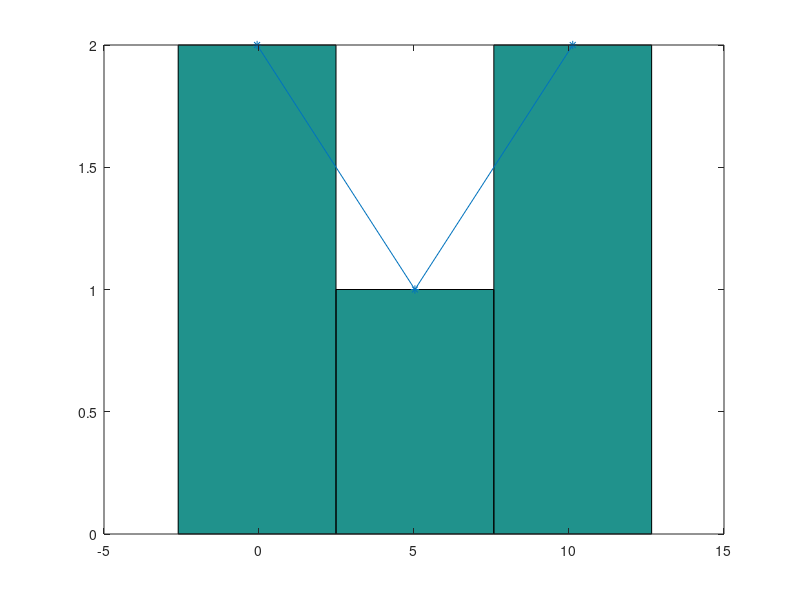

Reproduce this figure in MATLAB. (Note: this script raises an error after producing the figure.)
# Problema 1
mu = input("Parametrul mu = ");
sigma = input("Parametrul sigma = ");
N = input("Parametrul N = ");

x = zeros(1, N);

for i = 1 : N
  x(i) = normrnd (mu, sigma);
endfor

x = sort(x);

x_min = min(x);
x_max = max(x);

n = fix(1+10*log10(N)/3);

d = (x_max - x_min)/n;

c = zeros(1, n+1);
for i = 1 : n+1
  c(i) = x_min + (i - 1)*d;
endfor

[f, middle] =hist(x, n);

printf("Nr. |        Clasa       | Frecv abs | Mijl cls | Frecv rel \n");
printf("----------------------------------------------------------- \n");
for i = 1 : n-1
  printf("%3d | [%7.4f, %7.4f) | %9d | %8.4f | %5.4f \n", i, c(i), c(i + 1), f(i), middle(i), f(i)/N);
endfor
printf("%3d | [%7.4f, %7.4f) | %9d | %8.4f | %5.4f \n", n, c(n), c(n + 1), f(n), middle(n), f(n)/N);
printf("\n");

f1 = figure('Name', 'Graphs');
hist(x, n);
hold on;
plot(middle, f, '*-');

medie_aritm = mean(x);
medie_geom = geomean(x);
medie_armon = harmmean(x);
printf("Media Aritmetica: %d, Media Geometrica: %d, Media Armonica: %d\n", medie_aritm, medie_geom, medie_armon);

mediana = median(x);
printf("Mediana: %d\n", mediana);

i = find(f == max(f));
mod = middle(i);
printf("Mod: %d\n", mod);

cuart1 = prctile(x, 25);
cuart2 = prctile(x, 50);
cuart3 = prctile(x, 75);
printf("Cuartila 1: %d, 2: %d, 3: %d\n", cuart1, cuart2, cuart3);

disp = var(x);
abatarea_standard = std(x);
printf("Dispersia: %d, Abaterea Standard: %d\n", disp, abatarea_standard);

mom1 = moment(x, 1);
mom2 = moment(x, 2);
mom3 = moment(x, 3);
mom4 = moment(x, 4);
printf("Moment centrat de ordin 1: %d, 2: %d, 3: %d, 4: %d\n", mom1, mom2, mom3, mom4);

# Problema 2
a = input("Parametrul a = ");
b = input("Parametrul b = ");
N = input("Parametrul N = ");

x = zeros(1, N);

for i = 1 : N
  x(i) = unifrnd(a, b);
endfor

x = sort(x);

x_min = min(x);
x_max = max(x);

n = fix(1+10*log10(N)/3);

d = (x_max - x_min)/n;

c = zeros(1, n+1);
for i = 1 : n+1
  c(i) = x_min + (i - 1)*d;
endfor

[f, middle] =hist(x, n);

printf("Nr. |        Clasa       | Frecv abs | Mijl cls | Frecv rel \n");
printf("----------------------------------------------------------- \n");
for i = 1 : n-1
  printf("%3d | [%7.4f, %7.4f) | %9d | %8.4f | %5.4f \n", i, c(i), c(i + 1), f(i), middle(i), f(i)/N);
endfor
printf("%3d | [%7.4f, %7.4f) | %9d | %8.4f | %5.4f \n", n, c(n), c(n + 1), f(n), middle(n), f(n)/N);
printf("\n");

f1 = figure('Name', 'Graphs');
hist(x, n);
hold on;
plot(middle, f, '*-');

medie_aritm = mean(x);
medie_geom = geomean(x);
medie_armon = harmmean(x);
printf("Media Aritmetica: %d, Media Geometrica: %d, Media Armonica: %d\n", medie_aritm, medie_geom, medie_armon);

mediana = median(x);
printf("Mediana: %d\n", mediana);

i = find(f == max(f));
mod = middle(i);
printf("Mod: %d\n", mod);

cuart1 = prctile(x, 25);
cuart2 = prctile(x, 50);
cuart3 = prctile(x, 75);
printf("Cuartila 1: %d, 2: %d, 3: %d\n", cuart1, cuart2, cuart3);

disp = var(x);
abatarea_standard = std(x);
printf("Dispersia: %d, Abaterea Standard: %d\n", disp, abatarea_standard);

mom1 = moment(x, 1);
mom2 = moment(x, 2);
mom3 = moment(x, 3);
mom4 = moment(x, 4);
printf("Moment centrat de ordin 1: %d, 2: %d, 3: %d, 4: %d\n", mom1, mom2, mom3, mom4);

# Problema 3
mu = input("Parametrul mu = ");
N = input("Parametrul N = ");

x = zeros(1, N);

for i = 1 : N
  x(i) = exprnd(mu);
endfor

x = sort(x);

x_min = min(x);
x_max = max(x);

n = fix(1+10*log10(N)/3);

d = (x_max - x_min)/n;

c = zeros(1, n+1);
for i = 1 : n+1
  c(i) = x_min + (i - 1)*d;
endfor

[f, middle] =hist(x, n);

printf("Nr. |        Clasa       | Frecv abs | Mijl cls | Frecv rel \n");
printf("----------------------------------------------------------- \n");
for i = 1 : n-1
  printf("%3d | [%7.4f, %7.4f) | %9d | %8.4f | %5.4f \n", i, c(i), c(i + 1), f(i), middle(i), f(i)/N);
endfor
printf("%3d | [%7.4f, %7.4f) | %9d | %8.4f | %5.4f \n", n, c(n), c(n + 1), f(n), middle(n), f(n)/N);
printf("\n");

f1 = figure('Name', 'Graphs');
hist(x, n);
hold on;
plot(middle, f, '*-');

medie_aritm = mean(x);
medie_geom = geomean(x);
medie_armon = harmmean(x);
printf("Media Aritmetica: %d, Media Geometrica: %d, Media Armonica: %d\n", medie_aritm, medie_geom, medie_armon);

mediana = median(x);
printf("Mediana: %d\n", mediana);

i = find(f == max(f));
mod = middle(i);
printf("Mod: %d\n", mod);

cuart1 = prctile(x, 25);
cuart2 = prctile(x, 50);
cuart3 = prctile(x, 75);
printf("Cuartila 1: %d, 2: %d, 3: %d\n", cuart1, cuart2, cuart3);

disp = var(x);
abatarea_standard = std(x);
printf("Dispersia: %d, Abaterea Standard: %d\n", disp, abatarea_standard);

mom1 = moment(x, 1);
mom2 = moment(x, 2);
mom3 = moment(x, 3);
mom4 = moment(x, 4);
printf("Moment centrat de ordin 1: %d, 2: %d, 3: %d, 4: %d\n", mom1, mom2, mom3, mom4);
